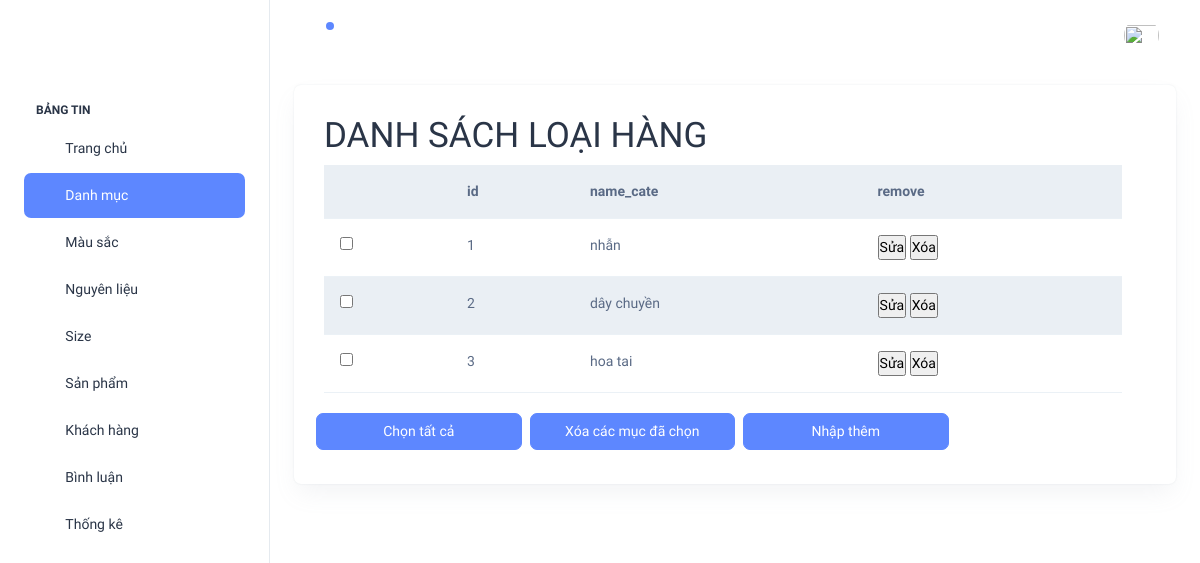
Screenshot of /admin/index.php?act=listdm with the database file from the repository.
### tables this page shows
CREATE TABLE IF NOT EXISTS `category` (
  `id` int NOT NULL AUTO_INCREMENT,
  `name_cate` text NOT NULL,
  `status` text NOT NULL,
  PRIMARY KEY (`id`)
);

### model/pdo.php (called while the page is built, shortened)
<?php
function pdo_get_connection(){
    $dburl = "mysql:host=localhost;dbname=duan1-hq;charset=utf8";
    $username = 'root';
    $password = '';
    $conn = new PDO($dburl, $username, $password);
    $conn->setAttribute(PDO::ATTR_ERRMODE, PDO::ERRMODE_EXCEPTION);
    return $conn;
}
function pdo_query($sql){
    $sql_args = array_slice(func_get_args(), 1);
    try{
        $conn = pdo_get_connection();
        $stmt = $conn->prepare($sql);
        $stmt->execute($sql_args);
        $rows = $stmt->fetchAll();
        return $rows;
    }
    catch(PDOException $e){
        throw $e;
    }
    finally{
        unset($conn);
    }
}

### model/danhmuc.php (called while the page is built, shortened)
<?php
    function loadall_category(){
        $sql =" select id, name_cate from category";
        $listdanhmuc=pdo_query($sql);
        return $listdanhmuc;
    }
?>

### admin/danhmuc/list.php (the view)
<div class="card">
    <div class="card-body">
        <div class="row ">
            <div class="row frmtitle">
                <H1>DANH SÁCH LOẠI HÀNG</H1>
            </div>
            <div class="row frmcontent">
                <div class="">
                    <table class="table table-striped">
                        <tr>
                        <th scope="col"></th>
                        <th scope="col">id</th>
                        <th scope="col">name_cate</th>
                        <th scope="col">remove</th>
                        </tr>
                        <?php
                            foreach($listdanhmuc as $danhmuc){
                                extract($danhmuc);
                                $suadm="index.php?act=suadm&id=".$id;
                                $xoadm="index.php?act=xoadm&id=".$id;
                                echo '<tr>
                                <td><input type="checkbox" name="" id=""></td>
                                <td>'.$id.'</td>
                                <td>'.$name_cate.'</td>
                                <td> <a href="'.$suadm.'"><input type="button" value="Sửa"></a> <a href="'.$xoadm.'"><input type="button" value="Xóa"></a></td>
                                </tr>';
                            }
                        ?>
                    </table>
                </div>
                <div class="">
                <div class="row flex">
                    <input class="btn btn-primary m-1 w-25" type="submit" name="themmoi" value="Chọn tất cả">
                    <input class="btn btn-primary m-1 w-25" type="submit" name="themmoi" value="Xóa các mục đã chọn">
                    <a class="btn btn-primary m-1 w-25" href="index.php?act=adddm<?php if (isset($urlactlist) && ($urlactlist != "")) echo $urlactlist; ?>">Nhập thêm</a>
                    </div>
                </div>
            </div>
        </div>
    </div>
</div>

### rows the page displays
category: id "1", name_cate "nhẫn"
category: id "2", name_cate "dây chuyền"
category: id "3", name_cate "hoa tai"
